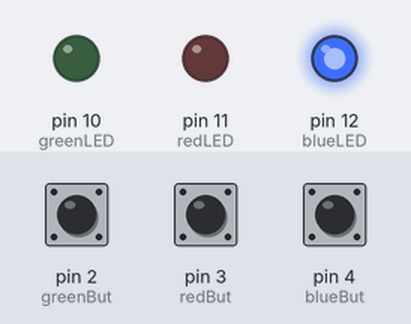
The sketch below on a simulated Arduino Uno, built with avr-gcc and run on an emulated ATmega328P. On the bench: output pins drawn as LEDs (lit = HIGH). The inputs (shaded band) are chosen by the test bench; at power-on: pin 2 (greenBut) HIGH, pin 3 (redBut) LOW, pin 4 (blueBut) LOW.

Above: at 1.2 s.
1.3 s: pin 2 (greenBut) pulled LOW for 0.15 s
At 1.37 s:
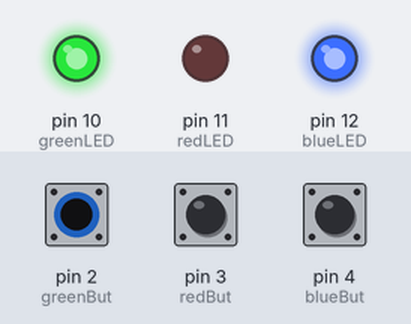
2.9 s: pin 3 (redBut) pulled HIGH for 0.15 s
At 2.97 s:
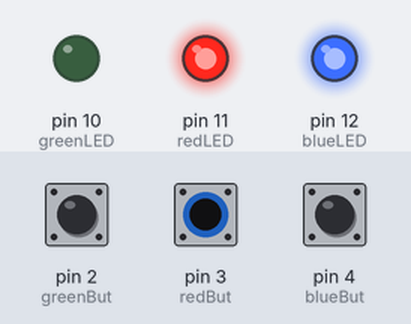
4.5 s: pin 4 (blueBut) pulled HIGH for 0.15 s
At 4.58 s:
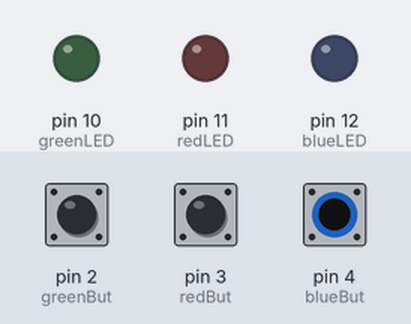
6.1 s: pin 4 (blueBut) pulled HIGH for 3.2 s
At 10.2 s:
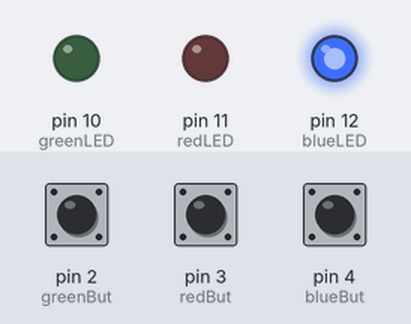
10.8 s: pin 2 (greenBut) pulled LOW for 3.2 s
At 11.4 s:
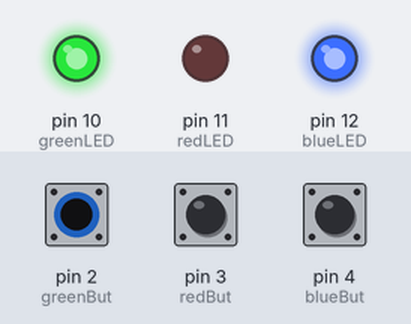
15.5 s: pin 2 (greenBut) driven LOW and pin 3 (redBut) driven HIGH
At 16.4 s:
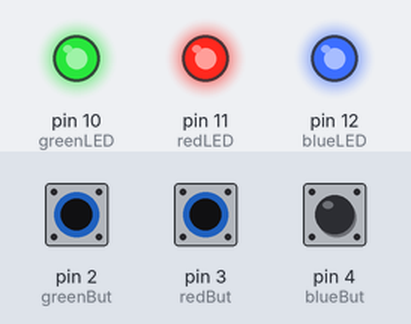
Timing chart, 0 to 18.0 s (numbered marks = the images above; inputs shaded):
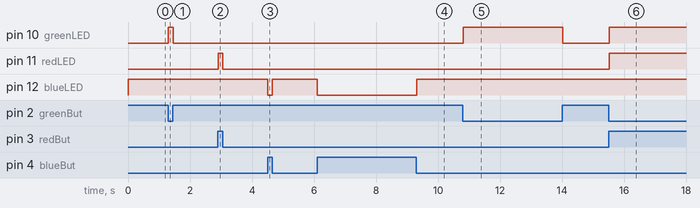

Measured:
- after the input at 1.3 s, pin 10 (greenLED): LOW → HIGH at once, → LOW 0.15 s later
- after the input at 2.9 s, pin 11 (redLED): LOW → HIGH at once, → LOW 0.15 s later
- after the input at 4.5 s, pin 12 (blueLED): HIGH → LOW at once, → HIGH 0.15 s later
- after the input at 6.1 s, pin 12 (blueLED): HIGH → LOW at once, → HIGH 3.2 s later
- after the input at 10.8 s, pin 10 (greenLED): LOW → HIGH at once, → LOW 3.2 s later
- after the input at 15.5 s, pin 10 (greenLED), pin 11 (redLED): LOW → HIGH at once

The sketch:

buttonExampleSketch.ino
```cpp
//ButtonExampleSketch
//Daniel Godrick
//created: 9/14/2016


//this sketch is used to show how pull up pull down, and internal pull up resistors work with
//Arduino


//define pins

#define greenBut  2
#define redBut  3
#define blueBut  4
#define greenLED  10
#define redLED  11
#define blueLED  12

void setup() {
 pinMode(greenBut,INPUT_PULLUP); // activates the internal pullup resistor
 pinMode(redBut,INPUT);
 pinMode(blueBut,INPUT);
 pinMode(blueLED,OUTPUT);
 pinMode(redLED,OUTPUT);
 pinMode(greenLED,OUTPUT);
 //Serial.begin(9600); //for development

}

void loop() {
  //get readings
  int but1 = digitalRead(greenBut);
  int but2 = digitalRead(redBut);
  int but3 = digitalRead(blueBut);

  // buttons attached to pullup resistors have inverse logic. Invert the inverse!
  but1 = !but1;
  but3 = !but3;

  //Turn lights on if the button is pressed.
  if(but1 == 1){
    digitalWrite(greenLED,1);
  } else{
    digitalWrite(greenLED,0);
  }
  if(but2 == 1){
    digitalWrite(redLED,1);
  } else{
    digitalWrite(redLED,0);
  }
  if(but3 == 1){
    digitalWrite(blueLED,1);
  } else{
    digitalWrite(blueLED,0);
  }
  //Slow the code just a touch
  delay(25);
}
```
